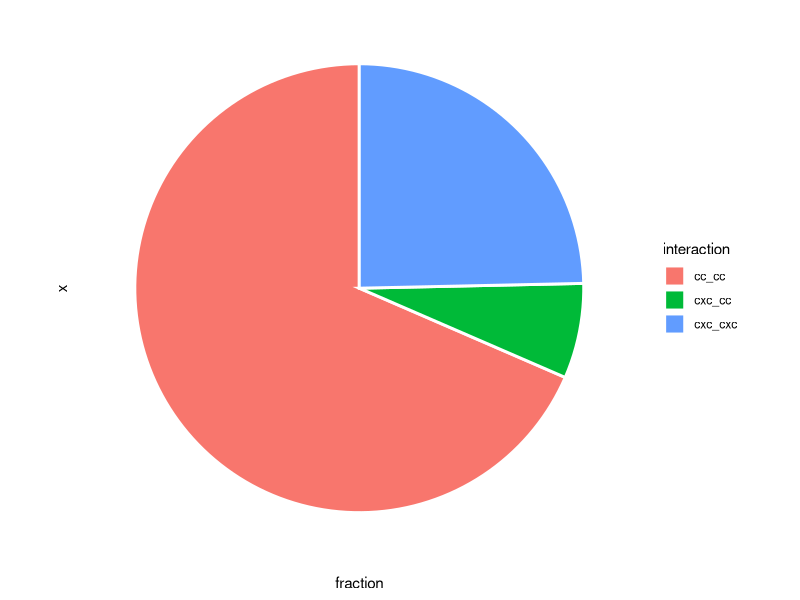

Recreate this plot in R.
# Name:     01_network_cc_cxc.R
# Updated:  20201103
# Author:   Andrew Kleist

# packages, working directory
setwd("~/Desktop/Volkman_Lab/BABU_VOLKMAN/CHEMOKINE_PRJ/Data/chemokine_gpcr_ms/")
library(tidyverse)

##### 1: ###############################
  
  # import, select those with evidence
  data <- read_csv("06_network/data/raw/ck_ckr_network.csv") %>%
    filter(evidence >=4) %>% select(ck, ckr) %>% unique() %>% 
    filter(ckr != "CXCR8") %>% filter(ckr != "H4 Receptor")
  
  # remove all but CC/CXC
  data <- data %>%
    filter(!grepl("ACKR", data$ckr)) %>% 
    filter(ckr != "XCR1") %>%
    filter(ckr != "CCRL2") %>%
    filter(ckr != "CX3CR1") %>%
    filter(ck != "XCL1") %>%
    filter(ck != "XCL2") %>%
    filter(ck != "CX3CL1")
    
  # add class labels
  data <- data %>% mutate(ck_class = case_when(
    grepl("CC", data$ck) ~ "cc",
    grepl("CXC", data$ck) ~ "cxc"
  )) %>% mutate(ckr_class = case_when(
    grepl("CC", data$ckr) ~ "cc",
    grepl("CXC", data$ckr) ~ "cxc"
  ))
  
  # count
  data <- data %>% select(ck_class, ckr_class) %>% count(ck_class, ckr_class)
  data <- data %>% mutate(fraction = n / (50+5+18))
  data <- data %>% unite(interaction, c(ck_class,ckr_class), sep = "_")
  
  # pie chart
  data %>%
    ggplot(aes(x = "", y= fraction, fill = interaction)) +
    geom_bar(width = 1,size = 1, stat="identity", color = "white") +
    coord_polar("y") +
    theme_classic() +
    theme(axis.line = element_blank(),
          axis.text = element_blank(),
          axis.ticks = element_blank())
  
  # stats
  test <- data.frame("CC" = c(50,0) , "CXC" = c(5,18))
  colnames(test) <- c("CC", "CXC")
  chisq.test(test)
  
